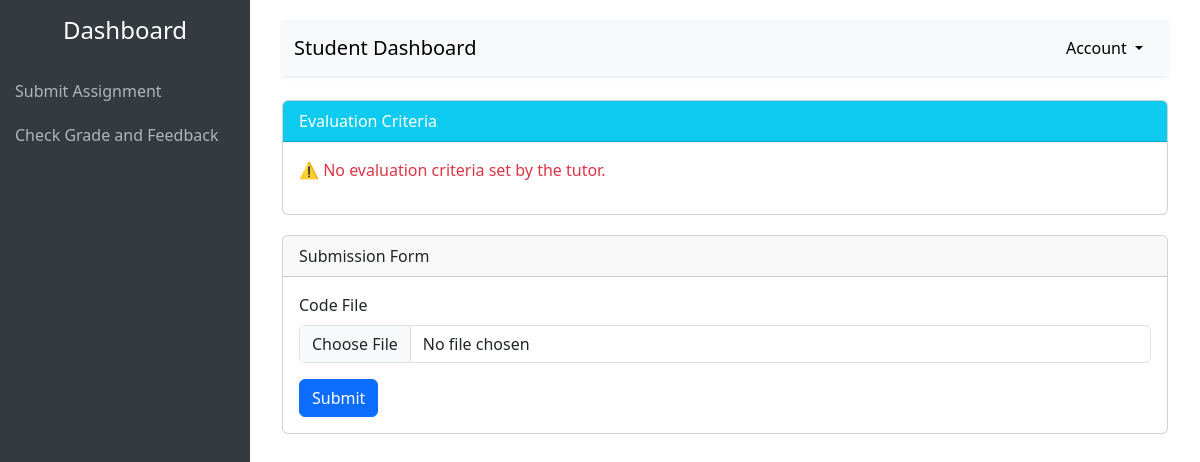
The page /submit-assignment/ on the database as committed earlier.
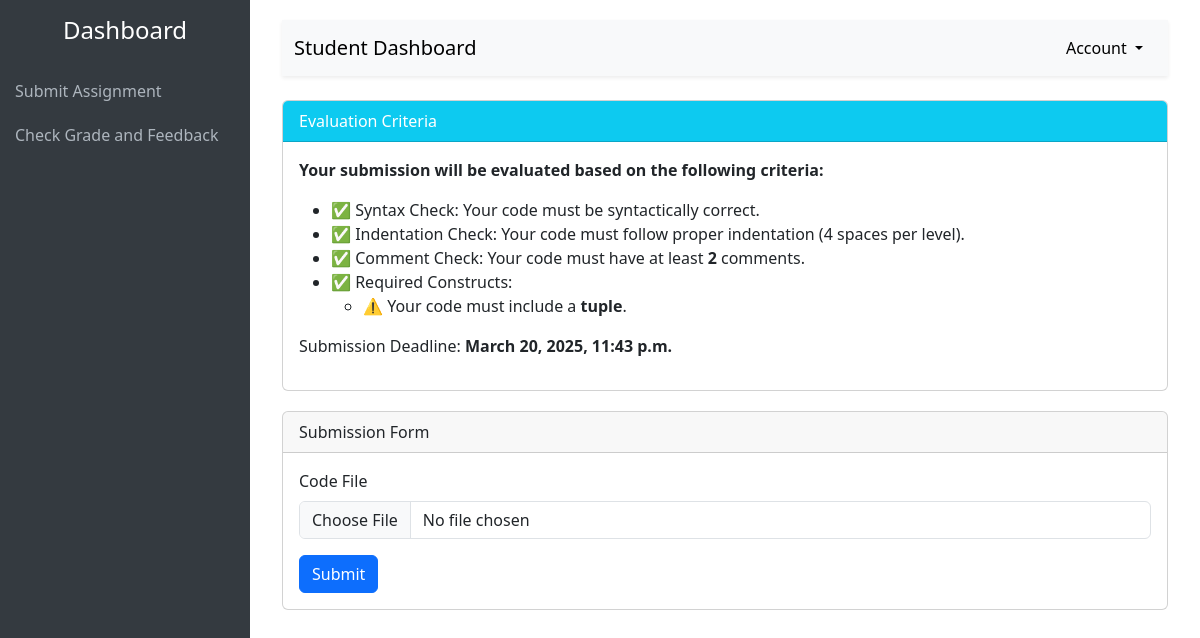
The same page on the database as committed later.
### sorting_feedback/models.py (models this page shows, shortened)
class EvaluationCriteria(models.Model):
    title = models.CharField(max_length=255)
    check_syntax = models.BooleanField(default=True, help_text="Check for syntactic accuracy.")
    check_indentation = models.BooleanField(default=True, help_text="Check for correct indentation.")
    check_comments = models.BooleanField(default=True, help_text="Check for good comments.")
    min_comments = models.PositiveIntegerField(default=1, help_text="Minimum required comments in the code.")
    required_constructs = models.JSONField(default=list, help_text="List of required constructs (e.g., ['while loop', 'function']).")
    submission_deadline = models.DateTimeField(null=True, blank=True)
    created_by = models.ForeignKey(User, on_delete=models.CASCADE)
    last_updated = models.DateTimeField(auto_now=True)

### accounts/views.py (the view)
# urls.py: path('submit-assignment/', views.submit_assignment, name='submit_assignment'),
def submit_assignment(request):
    criteria = EvaluationCriteria.objects.order_by('-last_updated').first()
    return render(request, 'dashboard-submit-assignment.html', {
        'criteria': criteria
    })

### templates/dashboard-submit-assignment.html (shortened to what this page needs)
<!DOCTYPE html>
<html lang="en">
<head>
    <link href="https://cdn.jsdelivr.net/npm/bootstrap@5.3.0-alpha1/dist/css/bootstrap.min.css" rel="stylesheet">
</head>
<body>
<div class="sidebar">
    <h4 class="text-center py-3">Dashboard</h4>
    <a href="{% url 'submit_assignment' %}">Submit Assignment</a>
    <a href="{% url 'student_submitted_assignment' %}">Check Grade and Feedback</a>
</div>
<div class="main-content">
    <div class="container-fluid">
        <nav class="navbar navbar-expand-lg navbar-light bg-light shadow-sm">
            <div class="container-fluid">
                <a class="navbar-brand" href="#">Student Dashboard</a>
                <div class="dropdown ms-auto">
                    <button class="btn btn-light dropdown-toggle" type="button" id="userMenu" data-bs-toggle="dropdown" aria-expanded="false">
                         Account
                    </button>
                </div>
            </div>
        </nav>
        <div class="row mt-4">
            <div class="col-12">
                <div class="card">
                    <div class="card-header bg-info text-white">Evaluation Criteria</div>
                    <div class="card-body">
                        {% if criteria %}
                            <p><strong>Your submission will be evaluated based on the following criteria:</strong></p>
                            <ul>
                                {% if criteria.check_syntax %} <li>✅ Syntax Check: Your code must be syntactically correct.</li> {% endif %}
                                {% if criteria.check_indentation %} <li>✅ Indentation Check: Your code must follow proper indentation (4 spaces per level).</li> {% endif %}
                                {% if criteria.check_comments %} <li>✅ Comment Check: Your code must have at least <strong>{{ criteria.min_comments }}</strong> comments.</li> {% endif %}
                                {% if criteria.required_constructs %}
                                    <li>✅ Required Constructs:
                                        <ul>
                                            {% for construct in criteria.required_constructs %}
                                                <li>⚠️ Your code must include a <strong>{{ construct }}</strong>.</li>
                                            {% endfor %}
                                        </ul>
                                    </li>
                                {% endif %}
                            </ul>
                            <p>Submission Deadline: <strong>{{ criteria.submission_deadline }}</strong></p>
                        {% else %}
                            <p class="text-danger">⚠️ No evaluation criteria set by the tutor.</p>
                        {% endif %}
                    </div>
                </div>
            </div>
            <div class="col-12">
                <div class="card">
                    <div class="card-header">Submission Form</div>
                    <div class="card-body">
                        <form method="POST" action="{% url 'submit_code' %}" enctype="multipart/form-data">
                            <div class="mb-3">
                                <label for="submission_code" class="form-label">Code File</label>
                                <input type="file" class="form-control" id="submission_file" name="submission_file" accept=".py,.txt" required>
                            </div>
                            <button type="submit" class="btn btn-primary">Submit</button>
                        </form>
                    </div>
                </div>
            </div>
        </div>
    </div>
</div>
</body>
</html>

Rows that differ between the two databases and show on the page:
added EvaluationCriteria: min_comments "2", title "tuple", submission_deadline "March 20, 2025, 11:43 p.m."
Other text that changed with them:
text no longer shown: "⚠️ No evaluation criteria set by the tutor."
text now shown: "Your submission will be evaluated based on the following criteria: ✅ Syntax Check: Your code must be syntactically correct. ✅ Indentation Check: Your code must follow proper indentation (4 spaces per level). ✅ Comment Check: Your code must have at least comments. ✅ Required Constructs: Submission Deadline:"
